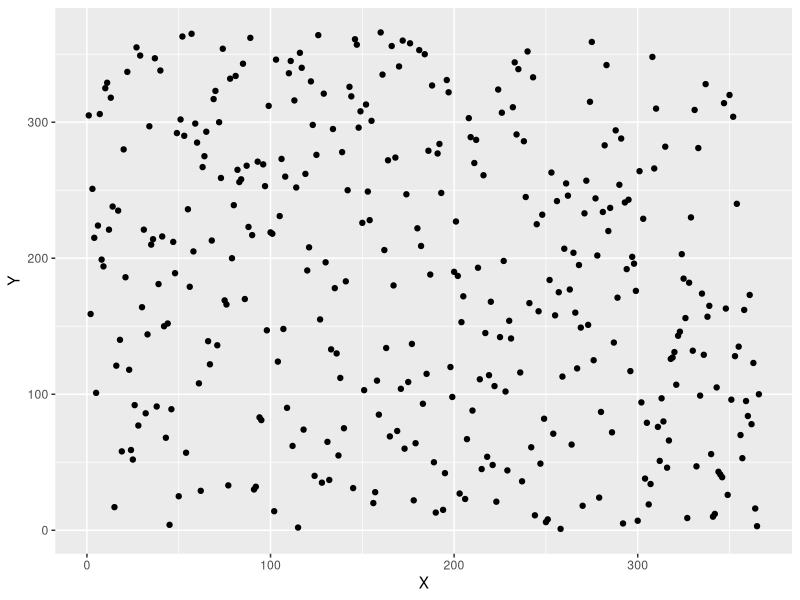
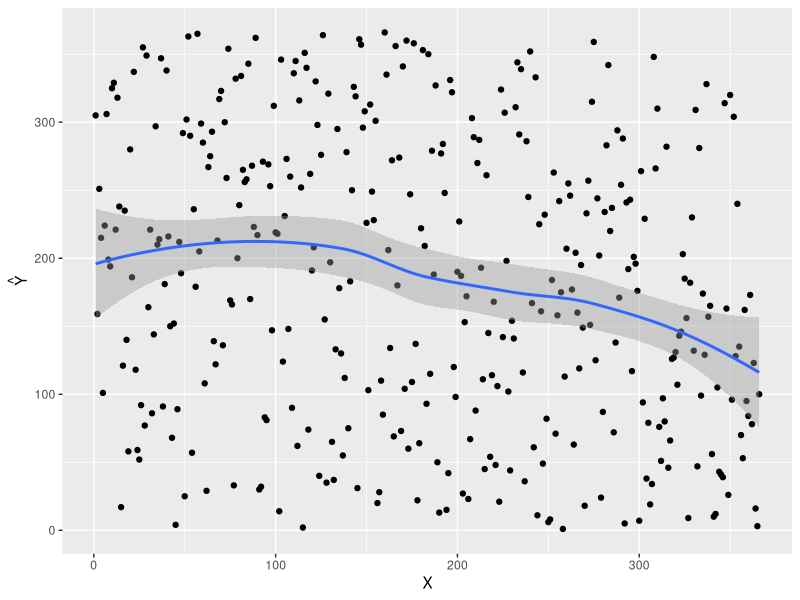
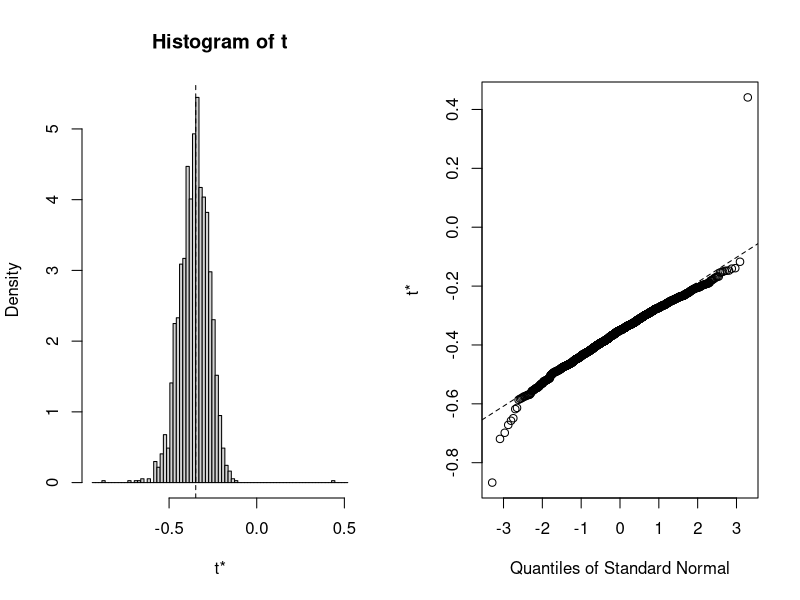
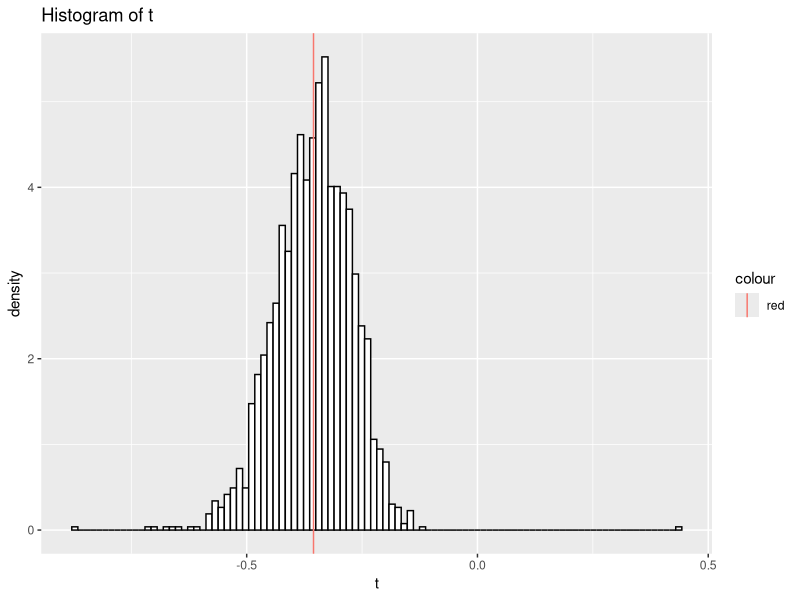

Recreate these plots in R, in order. (Note: this script raises an error after producing the figures.)
## ---- chunk 1
knitr::opts_chunk$set(echo = TRUE)
## ---- chunk 2
# libraries used in this lab
library(ggplot2)
#install.packages("boot") # to create booststarp
library(boot)
## ---- chunk 3
# scatterplot 
rm(list=ls())
data1 = read.csv2("lottery.csv")
Y = data1$Draft_No
X = data1$Day_of_year

plot_11 = ggplot(data = data1,aes(x = X, y = Y)) + 
  geom_point() 
plot_11
## ---- chunk 4
plot_12 = plot_11 + 
  geom_smooth(model ="loess") + # `geom_smooth()` using method = 'loess' and formula 'y ~ x' - that´s correct
  ylab(expression(hat(Y)))
plot_12
## ---- chunk 5
# use non parametric bootstrap 
# need data = data1, statistic = loess & test stat, R = 200
stats = function(data,vn){
   data<-data[vn,]
  # Y=Draft No & X=Day of year
  # create the loess regression
  reg = loess(Draft_No ~ Day_of_year, 
              data = data)
  # get the min and max positions of x - for fit
  X_b = which.max(reg$fitted)
  X_a = which.min(reg$fitted)
  # fit regression for x values
  fit_X_b = reg$fitted[X_b]
  fit_X_a = reg$fitted[X_a]
  # the given test statistic
  T_stat = (fit_X_b - fit_X_a) / (data$Day_of_year[X_b] - data$Day_of_year[X_a])
  return(T_stat)
}

#bootstrap
set.seed(311015)
myboot = boot(data = data1, 
              statistic = stats,
              R = 2000)
## ---- chunk 6
# plot distribution
plot(myboot, index = 1)
# this plot is not nice

plot_13_data = data.frame("t" = myboot$t,
                          "index" = 1:length(myboot$t))
mean_t = mean(myboot$t)

plot_13 = ggplot(data = plot_13_data, aes(x = t)) + 
  ggtitle("Histogram of t") + 
  geom_histogram(aes(y=..density..),
                 colour="black",
                 fill="white",
                 bins=100) + 
  geom_vline(aes(xintercept = mean_t, color = "red"))
plot_13
## ---- chunk 7
# calculate the p-value
# lecture slide 11
p_val = sum(myboot$t >= 0)/length(myboot$t)
p_val
## ---- chunk 8
B = 2000
stat = numeric(B)
n = dim(data1)[1]
for(b in 1:B){
  Gb=sample(data1$Day_of_year, n)
  

  
  stat[b]=mean(mouse$Value[Gb=='z'])-mean(mouse$Value[Gb=='y'])
}
## ---- chunk 9
rm(list = ls())
data2 = read.csv2("prices1.csv")
## ---- chunk 10
# calculate the mean of the price
price_mean = mean(data2$Price) # 1080.473

cols <- c("Mean"="#FF6633")
# create the plot - hist + distribution + mean
ggplot(data = data2, aes(x = Price)) + 
  #geom_histogram(color = "#33CCFF", fill = "#33CCFF") + 
  ggtitle("Histogram of Price") + 
  geom_vline(aes(xintercept = price_mean, color = "Mean")) + 
  geom_histogram(aes(y=..density..),
                 colour="black",
                 fill="white",
                 bins=30)+
  geom_density(alpha=.2, fill="#FF6666")  
  # geom_density(kernel = "poisson") create a possion distribution
## ---- chunk 11
price_mean
## ---- chunk 12
# code from slide 17
stat1 <- function(data,vn){
    data<-as.data.frame(data[vn,])
    res<-lm(Response~Predictor,data)
    res$coefficients[2]
}
x<-rnorm(100)
data<-cbind(Predictor=x, Response=3+2*x+rnorm(length(x), sd=0.5))
res<-boot(data,stat1,R=1000)
print(boot.ci(res))
## ---- chunk 13
# function - estiamte mean
stat1 <- function(data,vn){
    data = as.data.frame(data[vn,])
    return(mean(data$Price))
}

set.seed(123456)
res1 = boot(data2, stat1, R=1000)
res1
## ---- chunk 14
# 95% confidence interval mean price 
# --- bootstrap percentile, bootstrap BCa, and first–order normal approximation
print(boot.ci(res1)) # , type = c("perc", "bca", "basic")

# plot
plot(res1)

# the two functions does not work
plot.boot(res)
print.bootci(res)

## ---- chunk 15
# Uncertainty estimation: variance of estimator
# - Bootstrap
stat2 = function(data, vn){
  data = data[vn]
  result = (1/(length(data) -1)) * sum((data - mean(data))^2)
  return(result)
}

set.seed(123456)
res2 = boot(res1$t, stat2, R=1000)
res2
## ---- chunk 16
n = nrow(data2)
constant = 1/(n*(n-1))
T_i_star = c()
for (i in 1:n) {
  T_i_star[i] = n * mean(data2$Price) - (n-1) * mean(data2[-i,1])
}
J_T = (1/n) * sum(T_i_star)
Var_T_jackknife = constant * sum((T_i_star - J_T)^2)
## ---- chunk 17

